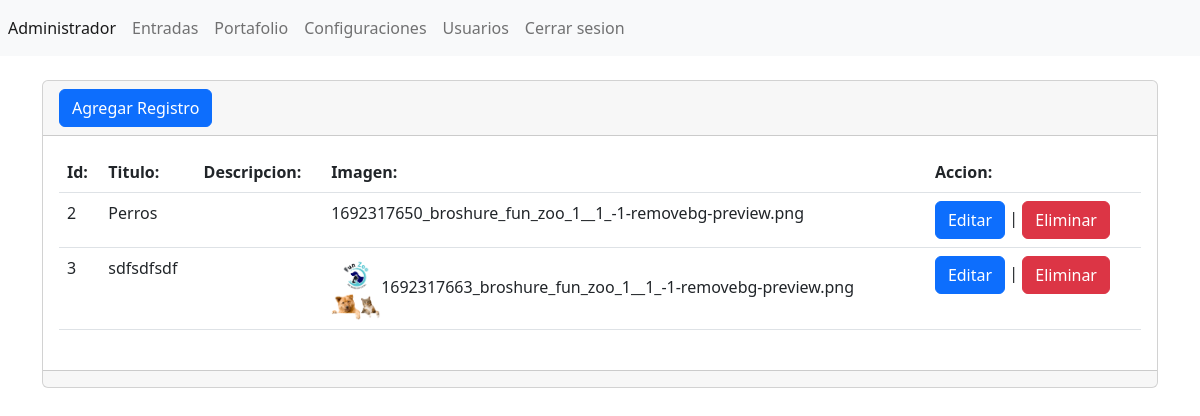
The app's page /admin/secciones/portafolio/index.php (signed in), older data.
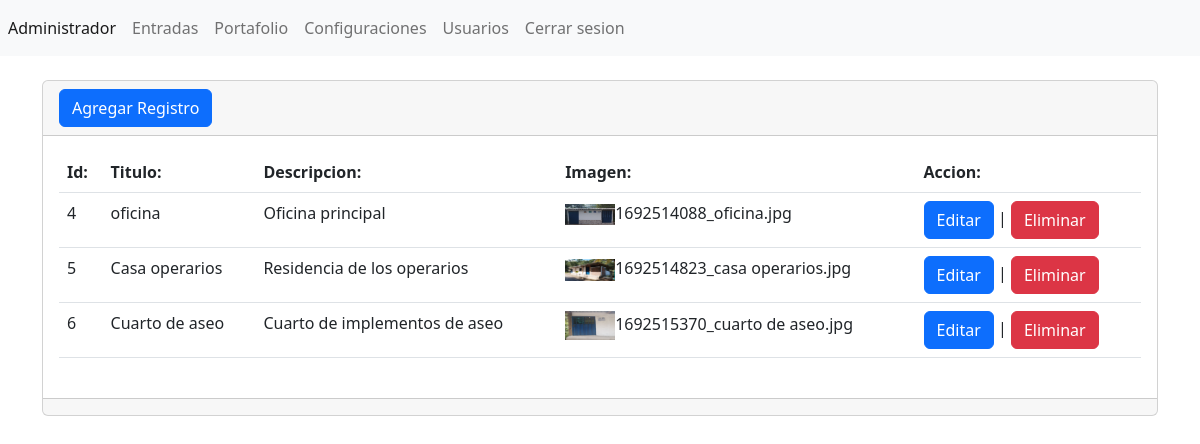
The same page, newer data.
### tables this page shows
CREATE TABLE `portafolio` (
  `id` int(11) NOT NULL,
  `titulo` varchar(255) NOT NULL,
  `descripcion` varchar(2555) NOT NULL,
  `imagen` longblob NOT NULL
);

### admin/secciones/portafolio/index.php (the view, shortened to what this page needs)
<?php
include("../../template/header.php");
require("../../db/db-connection.php");
$sentencia = $conexion->prepare("SELECT * FROM `portafolio`");
$sentencia->execute();
$Lista_portafolio=$sentencia->fetchAll(PDO::FETCH_ASSOC);
?>
<div class="card">
    <div class="card-header">
    <a name="" id="" class="btn btn-primary" href="crear.php" role="button">Agregar Registro</a>
    </div>
    <div class="card-body">
        <div class="table-responsive">
            <table class="table table">
                <thead>
                    <tr>
                        <th scope="col">Id:</th>
                        <th scope="col">Titulo:</th>
                        <th scope="col">Descripcion:</th>
                        <th scope="col">Imagen:</th>
                        <th scope="col">Accion:</th>
                    </tr>
                </thead>
                <tbody>
                  <?php foreach($Lista_portafolio as $portafolio){ ?>
                    <tr class="">
                        <td scope="row"><?php echo $portafolio['id']?></td>
                        <td><?php echo $portafolio['titulo']?></td>
                        <td><?php echo $portafolio['descripcion']?></td>
                        <td><img width ="50px" src="../../../assets/imgFunzoo/<?php echo $portafolio['imagen'];?>" class="" alt=""><?php echo $portafolio['imagen'];?></td>
                        <td>
                        <a name="" id="" class="btn btn-primary" href="editar.php?txtID=<?php echo $portafolio['id'];?>" role="button">Editar</a>
                        |
                        <a name="" id="" class="btn btn-danger" href="index.php?txtID=<?php echo $portafolio['id'];?>" role="button">Eliminar</a>
                        </td>
                    </tr>
                    <?php } ?>
                </tbody>
            </table>
        </div>
    </div>
    <div class="card-footer text-muted">
    </div>
</div>
<?php include("../../template/footer.php"); ?>

Row changes from the older to the newer data that the page shows:
removed portafolio: id "2", titulo "Perros", imagen "1692317650_broshure_fun_zoo_1__1_-1-removebg-preview.png"
removed portafolio: id "3", titulo "sdfsdfsdf", imagen (picture), imagen "1692317663_broshure_fun_zoo_1__1_-1-removebg-preview.png"
added portafolio: id "4", titulo "oficina", descripcion "Oficina principal", imagen (picture), imagen "1692514088_oficina.jpg"
added portafolio: id "5", titulo "Casa operarios", descripcion "Residencia de los operarios", imagen (picture), imagen "1692514823_casa operarios.jpg"
added portafolio: id "6", titulo "Cuarto de aseo", descripcion "Cuarto de implementos de aseo", imagen (picture), imagen "1692515370_cuarto de aseo.jpg"
